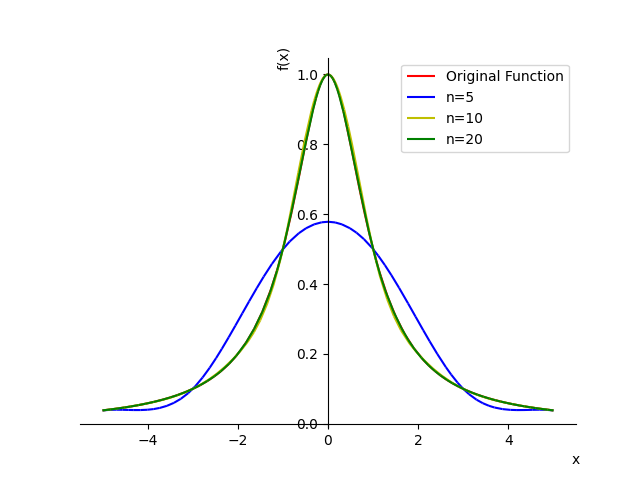

Write Python code to recreate this figure.
from sympy.abc import x
import sympy as sp
import numpy as np


def split(inte, n):
    """ Split the interval into n subintervals.
    
    Args:
        inte: list/ndarray, the interval to be splited
        n: int, the number of interpolation points

    Returns:
        t: ndarray, the split of the given interval
    """
    # endpoints of the interval
    a, b = inte
    # split
    t = np.linspace(a, b, n+1)
    return t


def second_order_difference(t, y):
    """ Calculate the second order difference.

    Args:
        t: ndarray, the list of the three independent variables
        y: ndarray, three values of the function at every t

    Returns:
        double: the second order difference of given points
    """
    # claculate the first order difference
    first_order_difference = (y[1:] - y[:-1]) / (t[1:] - t[:-1])
    return (first_order_difference[1] - first_order_difference[0]) / (t[2] - t[0])


def cubic_spline_interpolation(t, y, diff_list):
    """ Cubic spline interpoaltion with I boundary conditions.

    """
    # number of the points
    n = len(t)
    # calculate the steps
    h = t[1:] - t[:-1]

    # initialize
    D = np.zeros((n, n))
    d = np.zeros(n)
    # calculate the elements in matrix D
    for i in range(n):
        if i == 0:
            D[0, 0] = 2
            D[0, 1] = 1
        elif i == n-1:
            D[n-1, n-2] = 1
            D[n-1, n-1] = 2
        else:
            D[i, i-1] = h[i-1] / (h[i-1] + h[i]) # mu
            D[i, i] = 2
            D[i, i+1] = h[i] / (h[i-1] + h[i])   # lambda

    # calculate the elements in vector d
    for i in range(n):
        if i == 0:
            # repeat node difference quotient
            d[i] = 6 * ((y[1] - y[0])/(t[1] - t[0]) - diff_list[0]) / (t[1] - t[0])
        elif i == n-1:
            # repeat node difference quotient
            d[i] = 6 * (diff_list[1] - (y[n-1] - y[n-2])/(t[n-1] - t[n-2])) / (t[n-1] - t[n-2])
        else:
            d[i] = 6 * second_order_difference(t[i-1:i+2], y[i-1:i+2])

    # get M by solving the equation DM=d
    M = np.linalg.solve(D, d)

    # iteraton
    S = []
    for i in range(n-1):
        s = M[i] * (t[i+1] - x)**3 / 6 / h[i]
        s += M[i+1] * (x - t[i])**3 / 6 / h[i]
        s += (y[i] - M[i] * h[i]**2 / 6) * (t[i+1] - x) / h[i]
        s += (y[i+1] - M[i+1] * h[i]**2 / 6) * (x - t[i]) / h[i]
        S.append((sp.simplify(s), sp.And(x>=t[i], x<=t[i+1])))

    return sp.Piecewise(*S)


def f(x):
    return 1 / (1 + x**2)


def draw_cubic_spline_interpolation(inte, func, n_lst):
    """ Draw figure of the function's cubic spline interpolation for various endpoints.

    Args:
        inte: list/ndarray, the interpolation itnerval
        func: function object, the function to be interpolated
        n_lst: list/ndarray, list of the endpoints number
    """
    # draw the original function fugure
    fig = sp.plot(func(x), (x, -5, 5), line_color='r', label='Original Function', legend=True, show=False)
    # control color
    i = 0
    colors_lst = ['b', 'y', 'g']

    for n in n_lst:
        t = split(inte, n)
        y = cubic_spline_interpolation(t, func(t), [5/338, -5/338])
        # output
        print(f"The interpoaltion polinomial with n={n} is:")
        print(y)
        # draw
        color = colors_lst[i]
        i += 1
        p = sp.plot(y, (x, -5, 5), line_color=color, label=f'n={n}', legend=True, show=False)
        fig.extend(p)

    # save figure
    fig.save('cubic_spline_interpolation.png')



if __name__ == '__main__':
    inte = [-5, 5]
    n_lst = [5, 10, 20]

    draw_cubic_spline_interpolation(inte, f, n_lst)

